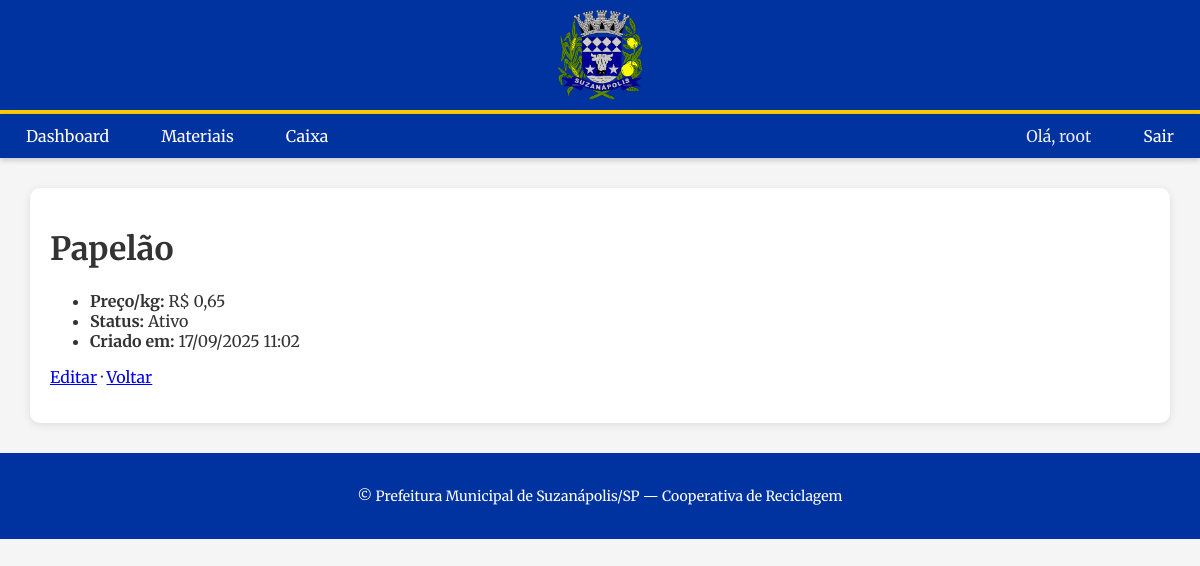
/materiais/1/ (signed in), run on the app's committed database.
### materiais/models.py (models this page shows, shortened)
class Material(models.Model):
    nome = models.CharField(max_length=100, unique=True)
    preco_kg = models.DecimalField(max_digits=9, decimal_places=2,
                                   validators=[MinValueValidator(0)])
    ativo = models.BooleanField(default=True)
    criado_em = models.DateTimeField(auto_now_add=True)
    class Meta:
        verbose_name = "Material"
        verbose_name_plural = "Materiais"
        ordering = ["nome"]

### materiais/views.py (the view)
# urls.py: path("<int:pk>/", views.MaterialDetailView.as_view(), name="detail"),
class MaterialDetailView(LoginRequiredMixin, DetailView):
    model = Material
    template_name = "materiais/materiais_detail.html"
    context_object_name = "obj"
    def get_context_data(self, **kwargs):
        from caixa.models import LancamentoCaixa
        ctx = super().get_context_data(**kwargs)
        base = LancamentoCaixa.objects.filter(
            material=self.object, tipo="E", categoria="arrecadacao"
        )
        aggs = base.aggregate(
            total_kg=Sum("quantidade_kg", default=0),
            total_rs=Sum("valor", default=0),
        )
        ctx.update(aggs)
        ctx["ultimos"] = base.order_by("-data", "-criado_em")[:10]
        return ctx

### caixa/templatetags/format_brl.py (called while the page is built)
@register.filter
def brl(value):
    try:
        v = float(value)
    except (TypeError, ValueError):
        return value
    s = f"{v:,.2f}".replace(",", "X").replace(".", ",").replace("X", ".")
    return f"R$ {s}"

### materiais/templates/materiais/materiais_detail.html (shortened to what this page needs)
{% extends "base.html" %}
{% load format_brl %}
{% block content %}
<h1>{{ obj.nome }}</h1>
<ul>
  <li><strong>Preço/kg:</strong> {{ obj.preco_kg|brl }}</li>
  <li><strong>Status:</strong> {% if obj.ativo %}Ativo{% else %}Inativo{% endif %}</li>
  <li><strong>Criado em:</strong> {{ obj.criado_em|date:"d/m/Y H:i" }}</li>
</ul>
<p>
  <a href="{% url 'materiais:update' obj.pk %}">Editar</a> ·
  <a href="{% url 'materiais:list' %}">Voltar</a>
</p>
{% endblock %}

### app/templates/base.html (shortened to what this page needs)
{% load static %}
<!DOCTYPE html>
<html lang="pt-br">
<head>
</head>
<body>
  <div class="banner-superior">
    <div class="logo-centro">
      <img src="{% static 'img/logo_suzanapolis.png' %}" alt="Logo CTR">
    </div>
  </div>
  <header>
    <nav>
      <ul class="menu-principal">
       {% if request.user.is_authenticated %}
       <li><a href="{% url 'dashboard' %}">Dashboard</a></li>
       <li><a href="/materiais/">Materiais</a></li>
       <li><a href="/caixa/">Caixa</a></li>
       <li class="push-right"></li>
         <li><a style="pointer-events:none;opacity:.9">Olá, {{ request.user.get_username }}</a></li>
         <li><a href="{% url 'logout' %}" class="nav-logout">Sair</a></li>
        {% endif %}
      </ul>
    </nav>
  </header>
  <main>
    {% block content %}{% endblock %}
  </main>
  <footer>
    <p>&copy; Prefeitura Municipal de Suzanápolis/SP — Cooperativa de Reciclagem</p>
  </footer>
</body>
</html>

### app/templates/base.html (style rules this page uses)
body { font-family: 'Merriweather', sans-serif; color: #333; margin: 0; padding: 0; background-color: #f5f5f5; }
.banner-superior { display: flex; justify-content: space-between; align-items: center; background-color: #0033a0; padding: 10px 30px; border-bottom: 4px solid #ffcc00; }
.banner-superior div { flex: 1; display: flex; align-items: center; justify-content: center; }
.logo-centro { justify-content: center; }
.banner-superior img { height: 90px; object-fit: contain; }
header { background-color: #0033a0; color: white; text-align: center; box-shadow: 0 2px 6px rgba(0,0,0,0.2); }
nav { display: flex; justify-content: center; align-items: center; padding: 0 8px; }
nav ul.menu-principal { display: flex; flex-wrap: wrap; justify-content: center; gap: 8px 16px; margin: 0 auto; padding: 0; max-width: 1200px; width: 100%; list-style: none; }
nav ul.menu-principal li { margin: 0; list-style: none; display: flex; align-items: center; }
nav ul.menu-principal li a { display: block; color: #fff; text-decoration: none; font-size: 16px; padding: 12px 18px; border-radius: 4px; transition: all 0.3s ease; background-color: #0033a0; }
.push-right { flex: 1 1 auto; }
main { padding: 20px; background-color: #fff; border-radius: 10px; margin: 30px; box-shadow: 0 2px 8px rgba(0,0,0,0.1); }
footer { background-color: #0033a0; color: white; padding: 20px; text-align: center; font-size: 14px; margin-top: 30px; }

### data on the page
Material: nome "Papelão", preco_kg|brl "R$ 0,65", criado_em "17/09/2025 11:02"

### other printed values
{{ request.user.get_username }} "root"
